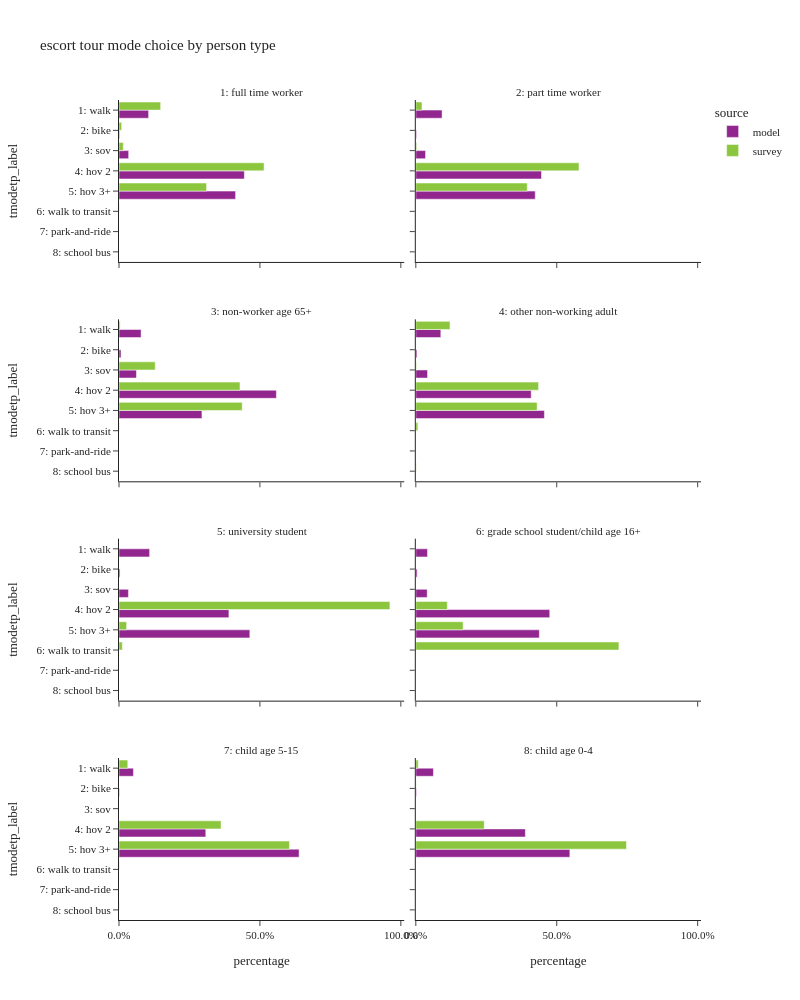

Here is the notebook cell this chart was saved with:
### Code cell
plot_mode_choice(es_tour,"pptyp_label",
                 {"pptyp_label": list(util.pptyp_cat.values()),
                  "tmodetp_label": list(util.tmodetp_cat.values())},
                 "person type",
                 2,1000)

### Figure 1 — Plotly figure (JSON) as saved in the notebook; plotly's stock layout.template omitted (floating-point values rounded to 4 significant figures)
{"data": [{"alignmentgroup": "True", "customdata": [[5], [15828], [334], [5159], [67014], [62316]], "hovertemplate": "source=model<br>pptyp_label=1: full time worker<br>percentage=%{x}<br>tmodetp_label=%{y}<br>sample count=%{customdata[0]}<extra></extra>", "legendgroup": "model", "marker": {"color": "#91268F", "pattern": {"shape": ""}}, "name": "model", "offsetgroup": "model", "orientation": "h", "showlegend": true, "textposition": "auto", "type": "bar", "x": [3.319e-05, 0.1051, 0.002217, 0.03424, 0.4448, 0.4136], "xaxis": "x7", "y": [null, "1: walk", "2: bike", "3: sov", "4: hov 2", "5: hov 3+"], "yaxis": "y7"}, {"alignmentgroup": "True", "customdata": [[1], [35], [8], [10], [114], [66], [2]], "hovertemplate": "source=survey<br>pptyp_label=1: full time worker<br>percentage=%{x}<br>tmodetp_label=%{y}<br>sample count=%{customdata[0]}<extra></extra>", "legendgroup": "survey", "marker": {"color": "#8CC63E", "pattern": {"shape": ""}}, "name": "survey", "offsetgroup": "survey", "orientation": "h", "showlegend": true, "textposition": "auto", "type": "bar", "x": [0.001143, 0.1478, 0.009263, 0.01532, 0.5147, 0.3107, 0.001133], "xaxis": "x7", "y": [null, "1: walk", "2: bike", "3: sov", "4: hov 2", "5: hov 3+", "6: walk to transit"], "yaxis": "y7"}, {"alignmentgroup": "True", "customdata": [[2], [5629], [158], [2085], [26945], [25600]], "hovertemplate": "source=model<br>pptyp_label=2: part time worker<br>percentage=%{x}<br>tmodetp_label=%{y}<br>sample count=%{customdata[0]}<extra></extra>", "legendgroup": "model", "marker": {"color": "#91268F", "pattern": {"shape": ""}}, "name": "model", "offsetgroup": "model", "orientation": "h", "showlegend": false, "textposition": "auto", "type": "bar", "x": [3.31e-05, 0.09317, 0.002615, 0.03451, 0.446, 0.4237], "xaxis": "x8", "y": [null, "1: walk", "2: bike", "3: sov", "4: hov 2", "5: hov 3+"], "yaxis": "y8"}, {"alignmentgroup": "True", "customdata": [[7], [2], [31], [28], [1]], "hovertemplate": "source=survey<br>pptyp_label=2: part time worker<br>percentage=%{x}<br>tmodetp_label=%{y}<br>sample count=%{customdata[0]}<extra></extra>", "legendgroup": "survey", "marker": {"color": "#8CC63E", "pattern": {"shape": ""}}, "name": "survey", "offsetgroup": "survey", "orientation": "h", "showlegend": false, "textposition": "auto", "type": "bar", "x": [0.02182, 0.003179, 0.5789, 0.3954, 0.0007061], "xaxis": "x8", "y": ["1: walk", "3: sov", "4: hov 2", "5: hov 3+", "6: walk to transit"], "yaxis": "y8"}, {"alignmentgroup": "True", "customdata": [[7584], [687], [5985], [54042], [28478]], "hovertemplate": "source=model<br>pptyp_label=3: non-worker age 65+<br>percentage=%{x}<br>tmodetp_label=%{y}<br>sample count=%{customdata[0]}<extra></extra>", "legendgroup": "model", "marker": {"color": "#91268F", "pattern": {"shape": ""}}, "name": "model", "offsetgroup": "model", "orientation": "h", "showlegend": false, "textposition": "auto", "type": "bar", "x": [0.07837, 0.007099, 0.06184, 0.5584, 0.2943], "xaxis": "x5", "y": ["1: walk", "2: bike", "3: sov", "4: hov 2", "5: hov 3+"], "yaxis": "y5"}, {"alignmentgroup": "True", "customdata": [[5], [12], [40], [25], [1]], "hovertemplate": "source=survey<br>pptyp_label=3: non-worker age 65+<br>percentage=%{x}<br>tmodetp_label=%{y}<br>sample count=%{customdata[0]}<extra></extra>", "legendgroup": "survey", "marker": {"color": "#8CC63E", "pattern": {"shape": ""}}, "name": "survey", "offsetgroup": "survey", "orientation": "h", "showlegend": false, "textposition": "auto", "type": "bar", "x": [0.003936, 0.1285, 0.4293, 0.4371, 0.001111], "xaxis": "x5", "y": ["1: walk", "3: sov", "4: hov 2", "5: hov 3+", "6: walk to transit"], "yaxis": "y5"}, {"alignmentgroup": "True", "customdata": [[16755], [762], [7865], [77309], [86174]], "hovertemplate": "source=model<br>pptyp_label=4: other non-working adult<br>percentage=%{x}<br>tmodetp_label=%{y}<br>sample count=%{customdata[0]}<extra></extra>", "legendgroup": "model", "marker": {"color": "#91268F", "pattern": {"shape": ""}}, "name": "model", "offsetgroup": "model", "orientation": "h", "showlegend": false, "textposition": "auto", "type": "bar", "x": [0.08871, 0.004035, 0.04164, 0.4093, 0.4563], "xaxis": "x6", "y": ["1: walk", "2: bike", "3: sov", "4: hov 2", "5: hov 3+"], "yaxis": "y6"}, {"alignmentgroup": "True", "customdata": [[2], [21], [2], [5], [74], [40], [3], [1]], "hovertemplate": "source=survey<br>pptyp_label=4: other non-working adult<br>percentage=%{x}<br>tmodetp_label=%{y}<br>sample count=%{customdata[0]}<extra></extra>", "legendgroup": "survey", "marker": {"color": "#8CC63E", "pattern": {"shape": ""}}, "name": "survey", "offsetgroup": "survey", "orientation": "h", "showlegend": false, "textposition": "auto", "type": "bar", "x": [0.0008919, 0.1213, 0.000832, 0.002334, 0.4355, 0.4304, 0.007298, 0.00143], "xaxis": "x6", "y": [null, "1: walk", "2: bike", "3: sov", "4: hov 2", "5: hov 3+", "6: walk to transit", "8: school bus"], "yaxis": "y6"}, {"alignmentgroup": "True", "customdata": [[471], [16], [145], [1691], [2013]], "hovertemplate": "source=model<br>pptyp_label=5: university student<br>percentage=%{x}<br>tmodetp_label=%{y}<br>sample count=%{customdata[0]}<extra></extra>", "legendgroup": "model", "marker": {"color": "#91268F", "pattern": {"shape": ""}}, "name": "model", "offsetgroup": "model", "orientation": "h", "showlegend": false, "textposition": "auto", "type": "bar", "x": [0.1086, 0.00369, 0.03344, 0.39, 0.4643], "xaxis": "x3", "y": ["1: walk", "2: bike", "3: sov", "4: hov 2", "5: hov 3+"], "yaxis": "y3"}, {"alignmentgroup": "True", "customdata": [[6], [1], [1]], "hovertemplate": "source=survey<br>pptyp_label=5: university student<br>percentage=%{x}<br>tmodetp_label=%{y}<br>sample count=%{customdata[0]}<extra></extra>", "legendgroup": "survey", "marker": {"color": "#8CC63E", "pattern": {"shape": ""}}, "name": "survey", "offsetgroup": "survey", "orientation": "h", "showlegend": false, "textposition": "auto", "type": "bar", "x": [0.9613, 0.02695, 0.01178], "xaxis": "x3", "y": ["4: hov 2", "5: hov 3+", "6: walk to transit"], "yaxis": "y3"}, {"alignmentgroup": "True", "customdata": [[179], [20], [174], [2048], [1889]], "hovertemplate": "source=model<br>pptyp_label=6: grade school student/child age 16+<br>percentage=%{x}<br>tmodetp_label=%{y}<br>sample count=%{customdata[0]}<extra></extra>", "legendgroup": "model", "marker": {"color": "#91268F", "pattern": {"shape": ""}}, "name": "model", "offsetgroup": "model", "orientation": "h", "showlegend": false, "textposition": "auto", "type": "bar", "x": [0.04153, 0.00464, 0.04037, 0.4752, 0.4383], "xaxis": "x4", "y": ["1: walk", "2: bike", "3: sov", "4: hov 2", "5: hov 3+"], "yaxis": "y4"}, {"alignmentgroup": "True", "customdata": [[4], [2], [1]], "hovertemplate": "source=survey<br>pptyp_label=6: grade school student/child age 16+<br>percentage=%{x}<br>tmodetp_label=%{y}<br>sample count=%{customdata[0]}<extra></extra>", "legendgroup": "survey", "marker": {"color": "#8CC63E", "pattern": {"shape": ""}}, "name": "survey", "offsetgroup": "survey", "orientation": "h", "showlegend": false, "textposition": "auto", "type": "bar", "x": [0.1117, 0.1678, 0.7206], "xaxis": "x4", "y": ["4: hov 2", "5: hov 3+", "6: walk to transit"], "yaxis": "y4"}, {"alignmentgroup": "True", "customdata": [[9], [2852], [94], [17159], [35600]], "hovertemplate": "source=model<br>pptyp_label=7: child age 5-15<br>percentage=%{x}<br>tmodetp_label=%{y}<br>sample count=%{customdata[0]}<extra></extra>", "legendgroup": "model", "marker": {"color": "#91268F", "pattern": {"shape": ""}}, "name": "model", "offsetgroup": "model", "orientation": "h", "showlegend": false, "textposition": "auto", "type": "bar", "x": [0.0001615, 0.05119, 0.001687, 0.308, 0.639], "xaxis": "x", "y": [null, "1: walk", "2: bike", "4: hov 2", "5: hov 3+"], "yaxis": "y"}, {"alignmentgroup": "True", "customdata": [[5], [12], [34], [1], [2]], "hovertemplate": "source=survey<br>pptyp_label=7: child age 5-15<br>percentage=%{x}<br>tmodetp_label=%{y}<br>sample count=%{customdata[0]}<extra></extra>", "legendgroup": "survey", "marker": {"color": "#8CC63E", "pattern": {"shape": ""}}, "name": "survey", "offsetgroup": "survey", "orientation": "h", "showlegend": false, "textposition": "auto", "type": "bar", "x": [0.03117, 0.362, 0.6048, 0.001156, 0.0008817], "xaxis": "x", "y": ["1: walk", "4: hov 2", "5: hov 3+", "6: walk to transit", "8: school bus"], "yaxis": "y"}, {"alignmentgroup": "True", "customdata": [[2], [4084], [149], [25406], [35723]], "hovertemplate": "source=model<br>pptyp_label=8: child age 0-4<br>percentage=%{x}<br>tmodetp_label=%{y}<br>sample count=%{customdata[0]}<extra></extra>", "legendgroup": "model", "marker": {"color": "#91268F", "pattern": {"shape": ""}}, "name": "model", "offsetgroup": "model", "orientation": "h", "showlegend": false, "textposition": "auto", "type": "bar", "x": [3.06e-05, 0.06248, 0.00228, 0.3887, 0.5465], "xaxis": "x2", "y": [null, "1: walk", "2: bike", "4: hov 2", "5: hov 3+"], "yaxis": "y2"}, {"alignmentgroup": "True", "customdata": [[7], [1], [8], [33]], "hovertemplate": "source=survey<br>pptyp_label=8: child age 0-4<br>percentage=%{x}<br>tmodetp_label=%{y}<br>sample count=%{customdata[0]}<extra></extra>", "legendgroup": "survey", "marker": {"color": "#8CC63E", "pattern": {"shape": ""}}, "name": "survey", "offsetgroup": "survey", "orientation": "h", "showlegend": false, "textposition": "auto", "type": "bar", "x": [0.008587, 0.001095, 0.2428, 0.7475], "xaxis": "x2", "y": ["1: walk", "2: bike", "4: hov 2", "5: hov 3+"], "yaxis": "y2"}], "layout": {"annotations": [{"font": {}, "showarrow": false, "text": "7: child age 5-15", "x": 0.245, "xanchor": "center", "xref": "paper", "y": 0.1975, "yanchor": "bottom", "yref": "paper"}, {"font": {}, "showarrow": false, "text": "8: child age 0-4", "x": 0.755, "xanchor": "center", "xref": "paper", "y": 0.1975, "yanchor": "bottom", "yref": "paper"}, {"font": {}, "showarrow": false, "text": "5: university student", "x": 0.245, "xanchor": "center", "xref": "paper", "y": 0.465, "yanchor": "bottom", "yref": "paper"}, {"font": {}, "showarrow": false, "text": "6: grade school student/child age 16+", "x": 0.755, "xanchor": "center", "xref": "paper", "y": 0.465, "yanchor": "bottom", "yref": "paper"}, {"font": {}, "showarrow": false, "text": "3: non-worker age 65+", "x": 0.245, "xanchor": "center", "xref": "paper", "y": 0.7325, "yanchor": "bottom", "yref": "paper"}, {"font": {}, "showarrow": false, "text": "4: other non-working adult", "x": 0.755, "xanchor": "center", "xref": "paper", "y": 0.7325, "yanchor": "bottom", "yref": "paper"}, {"font": {}, "showarrow": false, "text": "1: full time worker", "x": 0.245, "xanchor": "center", "xref": "paper", "y": 1.0, "yanchor": "bottom", "yref": "paper"}, {"font": {}, "showarrow": false, "text": "2: part time worker", "x": 0.755, "xanchor": "center", "xref": "paper", "y": 1.0, "yanchor": "bottom", "yref": "paper"}], "barmode": "group", "height": 1000, "legend": {"title": {"text": "source"}, "tracegroupgap": 0}, "title": {"text": "escort tour mode choice by person type"}, "width": 800, "xaxis": {"anchor": "y", "domain": [0.0, 0.49], "tickformat": ".1%", "title": {"text": "percentage"}}, "xaxis2": {"anchor": "y2", "domain": [0.51, 1.0], "matches": "x", "tickformat": ".1%", "title": {"text": "percentage"}}, "xaxis3": {"anchor": "y3", "domain": [0.0, 0.49], "matches": "x", "showticklabels": false, "tickformat": ".1%"}, "xaxis4": {"anchor": "y4", "domain": [0.51, 1.0], "matches": "x", "showticklabels": false, "tickformat": ".1%"}, "xaxis5": {"anchor": "y5", "domain": [0.0, 0.49], "matches": "x", "showticklabels": false, "tickformat": ".1%"}, "xaxis6": {"anchor": "y6", "domain": [0.51, 1.0], "matches": "x", "showticklabels": false, "tickformat": ".1%"}, "xaxis7": {"anchor": "y7", "domain": [0.0, 0.49], "matches": "x", "showticklabels": false, "tickformat": ".1%"}, "xaxis8": {"anchor": "y8", "domain": [0.51, 1.0], "matches": "x", "showticklabels": false, "tickformat": ".1%"}, "yaxis": {"anchor": "x", "categoryarray": ["9: tnc", "8: school bus", "7: park-and-ride", "6: walk to transit", "5: hov 3+", "4: hov 2", "3: sov", "2: bike", "1: walk"], "categoryorder": "array", "domain": [0.0, 0.1975], "title": {"text": "tmodetp_label"}}, "yaxis2": {"anchor": "x2", "domain": [0.0, 0.1975], "matches": "y", "showticklabels": false}, "yaxis3": {"anchor": "x3", "categoryarray": ["9: tnc", "8: school bus", "7: park-and-ride", "6: walk to transit", "5: hov 3+", "4: hov 2", "3: sov", "2: bike", "1: walk"], "categoryorder": "array", "domain": [0.2675, 0.465], "matches": "y", "title": {"text": "tmodetp_label"}}, "yaxis4": {"anchor": "x4", "domain": [0.2675, 0.465], "matches": "y", "showticklabels": false}, "yaxis5": {"anchor": "x5", "categoryarray": ["9: tnc", "8: school bus", "7: park-and-ride", "6: walk to transit", "5: hov 3+", "4: hov 2", "3: sov", "2: bike", "1: walk"], "categoryorder": "array", "domain": [0.535, 0.7325], "matches": "y", "title": {"text": "tmodetp_label"}}, "yaxis6": {"anchor": "x6", "domain": [0.535, 0.7325], "matches": "y", "showticklabels": false}, "yaxis7": {"anchor": "x7", "categoryarray": ["9: tnc", "8: school bus", "7: park-and-ride", "6: walk to transit", "5: hov 3+", "4: hov 2", "3: sov", "2: bike", "1: walk"], "categoryorder": "array", "domain": [0.8025, 1.0], "matches": "y", "title": {"text": "tmodetp_label"}}, "yaxis8": {"anchor": "x8", "domain": [0.8025, 1.0], "matches": "y", "showticklabels": false}}}
